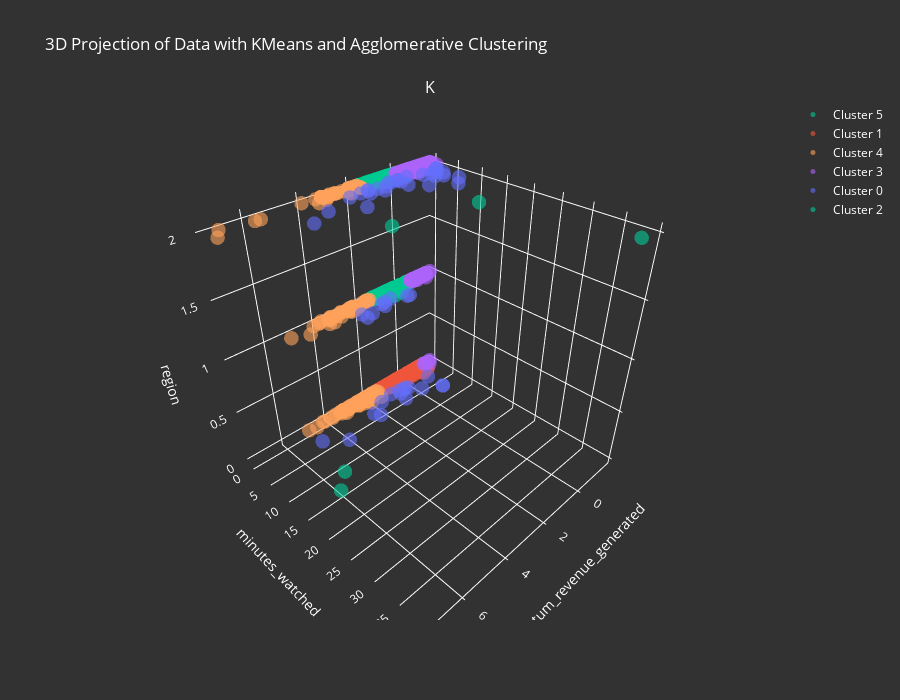

Notebook code cell kept with this figure:
### Code cell
x = data_with_feature_eng['costum_revenue_generated']
y = data_with_feature_eng['minutes_watched']
z = data['region']

fixed_colors = ['#636EFA', '#EF553B', '#00CC96', '#AB63FA', '#FFA15A', '#00CA91']

# Create subplots with two columns for comparison
fig = make_subplots(
    rows=1, cols=1,
    specs=[[{'type': 'scatter3d'}]],
    subplot_titles=("KMeans Clustering")
)
clusters_kmeans = data_with_feature_eng['Clusters_kmeans']

for cluster_id in clusters_kmeans.unique():
    cluster_mask = clusters_kmeans == cluster_id
    fig.add_trace(
        go.Scatter3d(
            x=x[cluster_mask], 
            y=y[cluster_mask], 
            z=z[cluster_mask],
            mode='markers',
            marker=dict(
                color=fixed_colors[cluster_id], 
                size=5,
                opacity=0.6
            ),
            name=f"Cluster {cluster_id}" 
        ),
        row=1, col=1
    )


fig.update_layout(
    title="3D Projection of Data with KMeans and Agglomerative Clustering",
    scene=dict(
        xaxis=dict(backgroundcolor=background_color, color=text_color, gridcolor=text_color),
        yaxis=dict(backgroundcolor=background_color, color=text_color, gridcolor=text_color),
        zaxis=dict(backgroundcolor=background_color, color=text_color, gridcolor=text_color),
        xaxis_title=x.name, 
        yaxis_title=y.name,
        zaxis_title=z.name,

    ),
    paper_bgcolor=background_color,
    font=dict(color=text_color),
    height=700
)


fig.show()

### Figure 1 — Plotly figure (JSON) as saved in the notebook; plotly's stock layout.template omitted (floating-point values rounded to 4 significant figures; data arrays with more than 128 entries replaced by an {"elided": "..."} marker saying what was removed)
{"data": [{"marker": {"color": "#00CA91", "opacity": 0.6, "size": 5}, "mode": "markers", "name": "Cluster 5", "scene": "scene", "type": "scatter3d", "x": {"elided": "944 float values"}, "y": {"elided": "944 float values"}, "z": {"elided": "944 int values"}}, {"marker": {"color": "#EF553B", "opacity": 0.6, "size": 5}, "mode": "markers", "name": "Cluster 1", "scene": "scene", "type": "scatter3d", "x": {"elided": "1253 float values"}, "y": {"elided": "1253 float values"}, "z": {"elided": "1253 int values"}}, {"marker": {"color": "#FFA15A", "opacity": 0.6, "size": 5}, "mode": "markers", "name": "Cluster 4", "scene": "scene", "type": "scatter3d", "x": {"elided": "184 float values"}, "y": {"elided": "184 float values"}, "z": {"elided": "184 int values"}}, {"marker": {"color": "#AB63FA", "opacity": 0.6, "size": 5}, "mode": "markers", "name": "Cluster 3", "scene": "scene", "type": "scatter3d", "x": {"elided": "1393 float values"}, "y": {"elided": "1393 float values"}, "z": {"elided": "1393 int values"}}, {"marker": {"color": "#636EFA", "opacity": 0.6, "size": 5}, "mode": "markers", "name": "Cluster 0", "scene": "scene", "type": "scatter3d", "x": [1.924, 4.698, 2.375, 2.517, -0.7605, 2.765, 3.835, 1.811, 0.755, -0.7605, -0.7605, 1.151, 0.7893, 2.472, 2.151, 1.402, 1.811, 1.811, 0.3635, 0.9554, 2.147, 0.9426, 1.297, 0.253, 0.4486, 0.4486, 0.4941, 1.47, 2.477, 0.8181, 0.4633, -1.1, 0.00704, 4.179, 1.481, 0.008743, 0.3647, -1.348, -0.792, 0.4671, -1.246, -0.553, 0.03131, -1.022, 1.197, -1.371, -1.046, 0.8719, -0.8422, 2.626, -0.7605, 4.959, 1.465, 0.5869, -1.238], "y": [3.707, 6.778, 5.549, 4.444, 7.322, 7.344, 4.828, 2.877, 2.408, 3.331, 7.309, 3.054, 2.586, 4.138, 2.652, 4.25, 2.517, 2.425, 3.239, 5.282, 3.684, 2.102, 2.337, 3.522, 2.352, 2.309, 4.914, 3.318, 2.744, 2.084, 3.142, 3.895, 2.202, 6.648, 2.959, 5.212, 3.43, 2.598, 9.77, 2.835, 8.04, 3.285, 7.237, 5.759, 2.396, 2.637, 3.814, 3.502, 3.815, 2.81, 5.057, 3.736, 2.504, 2.97, 4.729], "z": [2, 2, 0, 0, 0, 2, 2, 0, 2, 0, 0, 2, 0, 1, 2, 2, 2, 2, 0, 0, 1, 1, 1, 1, 2, 2, 2, 1, 1, 2, 2, 2, 2, 0, 2, 0, 1, 2, 2, 0, 2, 2, 2, 2, 0, 2, 2, 0, 2, 2, 2, 0, 1, 0, 2]}, {"marker": {"color": "#00CC96", "opacity": 0.6, "size": 5}, "mode": "markers", "name": "Cluster 2", "scene": "scene", "type": "scatter3d", "x": [5.36, 3.208, 6.026, -1.195, 0.008743], "y": [11.94, 14.57, 14.68, 39.25, 17.01], "z": [0, 2, 0, 2, 2]}], "layout": {"annotations": [{"font": {"size": 16}, "showarrow": false, "text": "K", "x": 0.5, "xanchor": "center", "xref": "paper", "y": 1, "yanchor": "bottom", "yref": "paper"}], "font": {"color": "white"}, "height": 700, "paper_bgcolor": "rgba(50, 50, 50, 1)", "scene": {"domain": {"x": [0, 1], "y": [0, 1]}, "xaxis": {"backgroundcolor": "rgba(50, 50, 50, 1)", "color": "white", "gridcolor": "white", "title": {"text": "costum_revenue_generated"}}, "yaxis": {"backgroundcolor": "rgba(50, 50, 50, 1)", "color": "white", "gridcolor": "white", "title": {"text": "minutes_watched"}}, "zaxis": {"backgroundcolor": "rgba(50, 50, 50, 1)", "color": "white", "gridcolor": "white", "title": {"text": "region"}}}, "title": {"text": "3D Projection of Data with KMeans and Agglomerative Clustering"}}}
